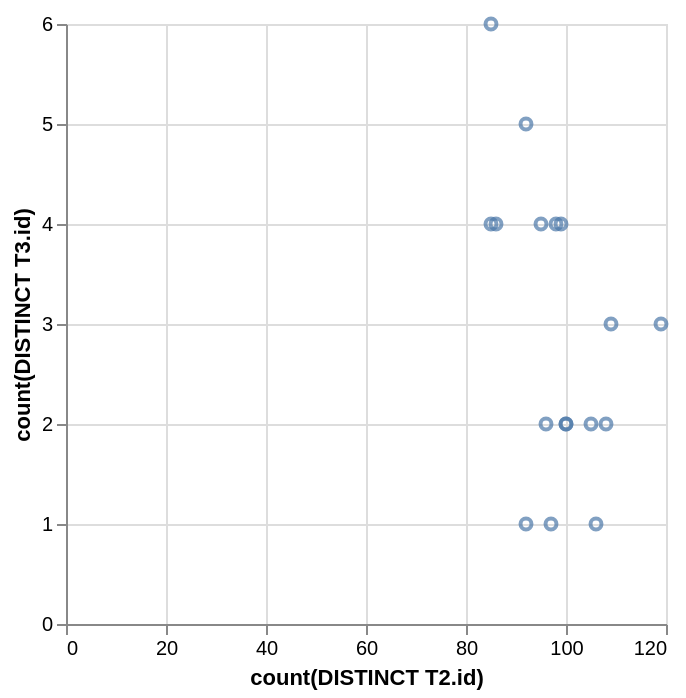

Vega-Lite specification stored for this chart:
### Vega-Lite specification from a JSON file in a GitHub repository (floating-point values rounded to 4 significant figures)
{"data": {"values": [{"x_data": 99, "y_data": 4}, {"x_data": 106, "y_data": 1}, {"x_data": 92, "y_data": 5}, {"x_data": 100, "y_data": 2}, {"x_data": 108, "y_data": 2}, {"x_data": 86, "y_data": 4}, {"x_data": 98, "y_data": 4}, {"x_data": 95, "y_data": 4}, {"x_data": 97, "y_data": 1}, {"x_data": 92, "y_data": 1}, {"x_data": 119, "y_data": 3}, {"x_data": 85, "y_data": 4}, {"x_data": 105, "y_data": 2}, {"x_data": 96, "y_data": 2}, {"x_data": 109, "y_data": 3}, {"x_data": 100, "y_data": 2}, {"x_data": 85, "y_data": 6}]}, "mark": "point", "encoding": {"x": {"field": "x_data", "type": "quantitative", "title": "count(DISTINCT T2.id)"}, "y": {"field": "y_data", "type": "quantitative", "title": "count(DISTINCT T3.id)"}}}
